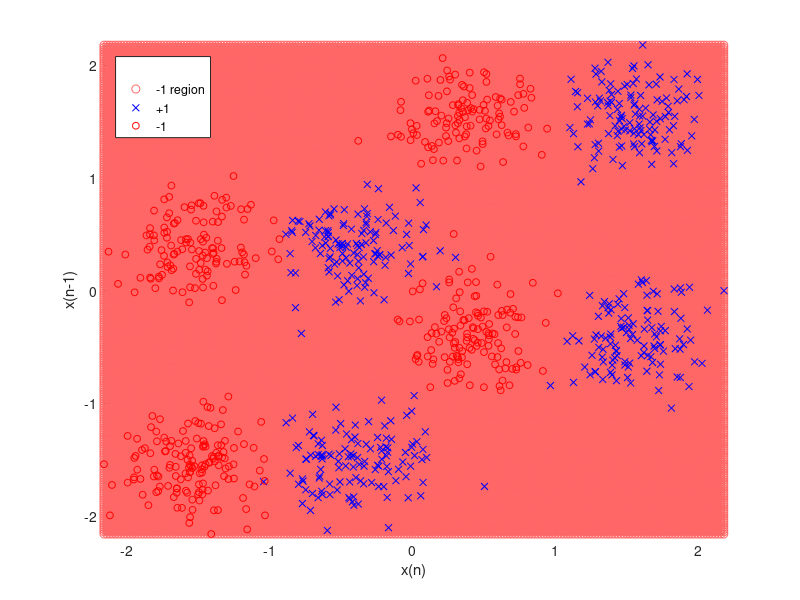

This chart was generated by the following MATLAB code:
clc
clearvars
close all

%Signal and channel parameters
N = 1000;
h = [1 0.5];
poly_coeff = [1 0 -0.9];
signal_to_noise = 12;

%%%%%%%%%%%%%%%%%%%%%%%%%%%%%%%%%%%%%
%%%%%%%%%% TRANSMITTER 
%%%%%%%%%%%%%%%%%%%%%%%%%%%%%%%%%%%%%

%Generate random bits
bits = randi([0 1], N, 1);

%BPSK Modulation
u = 2*(bits-0.5);

%%%%%%%%%%%%%%%%%%%%%%%%%%%%%%%%%%%%%
%%%%%%%%%% CHANNEL 
%%%%%%%%%%%%%%%%%%%%%%%%%%%%%%%%%%%%%

%Convolution with channel coefficients
u_n = u(1:end-1);
u_n_1 = u(2:end);

x_tl = u_n.*h(1) + u_n_1.*h(2);

%Multiplication with channel polynomial coefficients
x_hat = zeros(size(x_tl));
for i = 1:length(x_tl)
    temp = 0;
    for j = 1:length(poly_coeff)
        temp = temp + poly_coeff(j)*x_tl(i)^j;
    end
    x_hat(i) = temp;
end

%Additive white gaussian noise
y = awgn(x_hat, signal_to_noise);


%%%%%%%%%%%%%%%%%%%%%%%%%%%%%%%%%%%%%
%%%%%%%%%% Receiver 
%%%%%%%%%%%%%%%%%%%%%%%%%%%%%%%%%%%%%

%%% Load trained SVM model
load SVMModels


D = 0;
y_n = y(1:end-1);
y_n_1 = y(2:end);
Y_n = [y_n y_n_1];
Y_n_pos = Y_n(u(1+D:end+(D-2))==1,:);
Y_n_neg = Y_n(u(1+D:end+(D-2))==-1,:);

%SVM TRAIN
X = [Y_n_pos; Y_n_neg];
Y = [repmat({'1'}, size(Y_n_pos,1),1); repmat({'-1'}, size(Y_n_neg,1),1)];

classes = unique(Y);
SVMModels = cell(numel(classes),1);
rng(1); % For reproducibility

for j = 1:numel(classes)
    indx = strcmp(classes(j),Y); % Create binary classes for each classifier
    SVMModels{j} = fitcsvm(X,indx,'ClassNames',[false true],'Standardize',true,...
        'KernelFunction', 'polynomial', 'PolynomialOrder',3,'BoxConstraint', 3);
end

%PLOT
d = 0.02;
[x1Grid,x2Grid] = meshgrid(min(X(:,1)):d:max(X(:,1)),...
    min(X(:,2)):d:max(X(:,2)));
xGrid = [x1Grid(:),x2Grid(:)];
N = size(xGrid,1);
Scores = zeros(N,numel(classes));

for j = 1:numel(classes)
    [~,score] = predict(SVMModels{j},xGrid);
    Scores(:,j) = score(:,2); % Second column contains positive-class scores
end

[~,maxScore] = max(Scores,[],2);

figure
h(1:2) = gscatter(xGrid(:,1),xGrid(:,2),maxScore,...
            [1 .4 .4; .4 .4 1]);
hold on
h(3:4) = gscatter(X(:,1),X(:,2),Y,'br','xo',5);
xlabel('x(n)');
ylabel('x(n-1)');
legend(h,{  '+1 region','-1 region',...
            '+1','-1'},...
            'Location','Northwest');
axis tight
hold off



